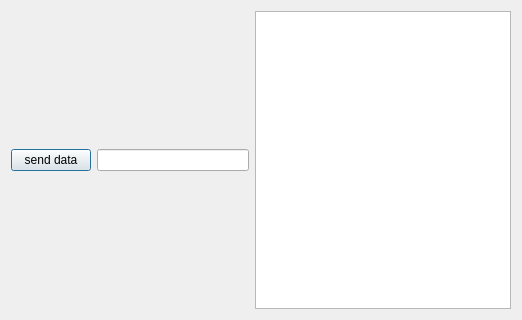
<?xml version="1.0" encoding="UTF-8"?>
<ui version="4.0">
 <class>reseau</class>
 <widget class="QDialog" name="reseau">
  <property name="geometry">
   <rect>
    <x>0</x>
    <y>0</y>
    <width>522</width>
    <height>320</height>
   </rect>
  </property>
  <property name="windowTitle">
   <string>Dialog</string>
  </property>
  <layout class="QHBoxLayout" name="horizontalLayout">
   <item>
    <widget class="QPushButton" name="senddata">
     <property name="text">
      <string>send data</string>
     </property>
    </widget>
   </item>
   <item>
    <widget class="QLineEdit" name="data"/>
   </item>
   <item>
    <widget class="QTextEdit" name="textdata"/>
   </item>
  </layout>
 </widget>
 <resources/>
 <connections/>
</ui>
